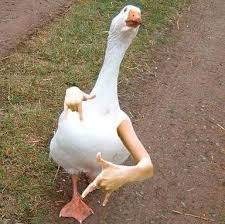
#> input picture images.jpg, 225 x 224 px
$ python imagenesPython.py
#> lines starting #> are read from the running program, lines starting #| are printed output that depends on the picture
import numpy as np
import cv2
import sys


def main():
    img = cv2.imread("images.jpg",cv2.IMREAD_UNCHANGED)
#> img is the input picture: shape (224, 225, 3); mean B, G, R 106.5, 127.2, 145.8
    gray = cv2.imread("images.jpg",cv2.IMREAD_GRAYSCALE)
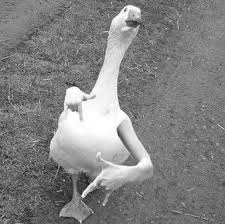
#> gray: shape (224, 225); min 0, max 255, mean 130.4
    color = cv2.imread("images.jpg",cv2.IMREAD_LOAD_GDAL)
    cv2.imshow("Window", img)
    cv2.imshow("Gray", gray)
    cv2.imshow("Color", color)
    cv2.imwrite("1.jpg", img)
    cv2.imwrite("2.jpg", gray)
    cv2.imwrite("3.jpg", color)
    cv2.waitKey()
    cv2.destroyAllWindows()

if __name__ == '__main__':
    main()
